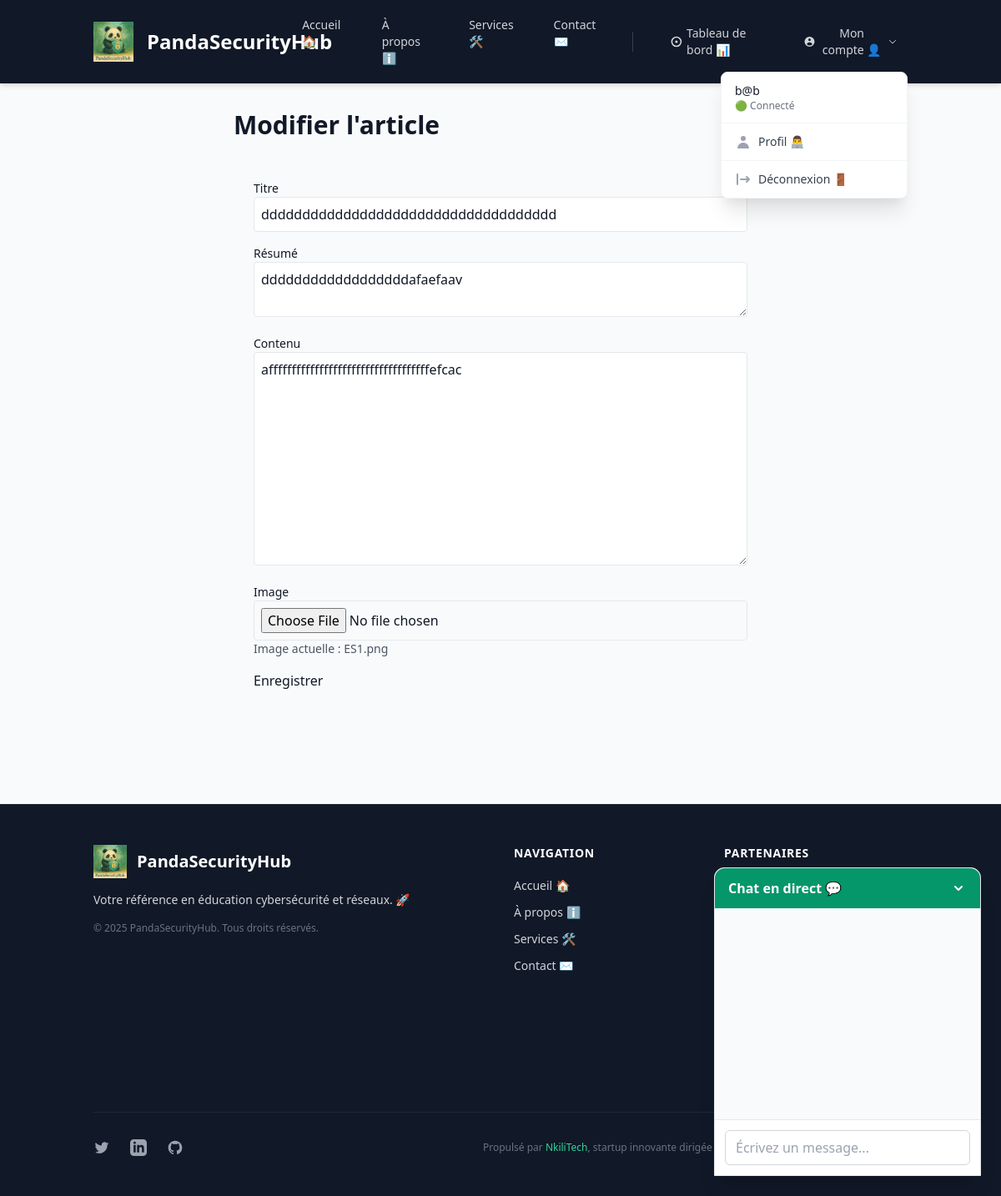
/edit_article/5 (signed in), run on the app's committed database.
### app/models.py (models this page shows, shortened)
class User(UserMixin, db.Model):
    id = db.Column(db.Integer, primary_key=True)
    username = db.Column(db.String(80), unique=False, nullable=False)
    email = db.Column(db.String(120), unique=True, nullable=False)
    password = db.Column(db.String(256), nullable=False)
    is_admin = db.Column(db.Boolean, default=False)
    can_publish = db.Column(db.Boolean, default=False)
    articles = db.relationship('Article', backref='user', lazy=True)
    comments = db.relationship('Comment', backref='user', lazy=True)
    chat_messages = db.relationship('ChatMessage', backref='user', lazy=True)

class Article(db.Model):
    id = db.Column(db.Integer, primary_key=True)
    title = db.Column(db.String(200), nullable=False)
    summary = db.Column(db.String(500), nullable=False)
    content = db.Column(db.Text, nullable=False)
    image = db.Column(db.String(100), nullable=False, default='placeholder.jpg')
    youtube_url = db.Column(db.String(200), nullable=True)
    date_posted = db.Column(db.DateTime, nullable=False, default=datetime.utcnow)
    user_id = db.Column(db.Integer, db.ForeignKey('user.id'), nullable=False)
    comments = db.relationship('Comment', backref='article', lazy=True)

### app/routes.py (the view, shortened to what this page needs)
@bp.route('/edit_article/<int:article_id>', methods=['GET', 'POST'])
@login_required
def edit_article(article_id):
    article = Article.query.get_or_404(article_id)
    if article.user_id != current_user.id:
        flash('Vous n\'êtes pas autorisé à modifier cet article. 🚫', 'danger')
        return redirect(url_for('main.dashboard'))
    return render_template('edit_article.html', article=article)

### app/routes.py (called while the page is built)
@login_manager.user_loader
def load_user(user_id):
    return User.query.get(int(user_id))

### app/templates/edit_article.html (shortened to what this page needs)
{% extends "base.html" %}
{% block content %}
<div class="container mx-auto px-4 py-8 max-w-2xl">
    <h1 class="text-3xl font-bold mb-6">Modifier l'article</h1>
    <form method="POST" enctype="multipart/form-data" class="card p-6">
        <div class="mb-4">
            <label for="title" class="block text-sm font-medium">Titre</label>
            <input type="text" name="title" id="title" class="w-full p-2 border rounded" value="{{ article.title }}" required>
        </div>
        <div class="mb-4">
            <label for="summary" class="block text-sm font-medium">Résumé</label>
            <textarea name="summary" id="summary" class="w-full p-2 border rounded" required>{{ article.summary }}</textarea>
        </div>
        <div class="mb-4">
            <label for="content" class="block text-sm font-medium">Contenu</label>
            <textarea name="content" id="content" class="w-full p-2 border rounded h-64" required>{{ article.content }}</textarea>
        </div>
        <div class="mb-4">
            <label for="image" class="block text-sm font-medium">Image</label>
            <input type="file" name="image" id="image" class="w-full p-2 border rounded" accept="image/*">
            <p class="text-sm text-gray-600">Image actuelle : {{ article.image }}</p>
        </div>
        <button type="submit" class="btn">Enregistrer</button>
    </form>
</div>
{% endblock %}

### app/templates/base.html (shortened to what this page needs)
<!DOCTYPE html>
<html lang="fr" class="scroll-smooth">
<head>
    <link href="https://cdn.jsdelivr.net/npm/tailwindcss@2.2.19/dist/tailwind.min.css" rel="stylesheet">
    <link rel="stylesheet" href="{{ url_for('static', filename='css/styles.css') }}">
</head>
<body class="font-sans bg-gray-50 text-gray-900 antialiased">
    <header class="sticky top-0 z-50 bg-gray-900 shadow-md">
        <nav class="container mx-auto px-6 py-3 flex items-center justify-between">
            <div class="flex items-center space-x-4">
                <img src="{{ url_for('static', filename='img/logo.png') }}" alt="PandaSecurityHub Logo" class="h-12 w-auto">
                <a href="{{ url_for('main.index') }}" class="text-2xl font-bold text-white hover:text-green-400 transition-colors">PandaSecurityHub</a>
            </div>
            <div class="hidden md:flex items-center space-x-8">
                <div class="flex space-x-6">
                    <a href="{{ url_for('main.index') }}" class="text-gray-300 hover:text-white px-3 py-2 text-sm font-medium transition-colors">Accueil 🏠</a>
                    <a href="{{ url_for('main.about') }}" class="text-gray-300 hover:text-white px-3 py-2 text-sm font-medium transition-colors">À propos ℹ️</a>
                    <a href="{{ url_for('main.services') }}" class="text-gray-300 hover:text-white px-3 py-2 text-sm font-medium transition-colors">Services 🛠️</a>
                    <a href="{{ url_for('main.contact') }}" class="text-gray-300 hover:text-white px-3 py-2 text-sm font-medium transition-colors">Contact ✉️</a>
                </div>
                <div class="flex space-x-4 items-center">
                    {% if current_user.is_authenticated %}
                        <a href="{{ url_for('main.dashboard') }}" class="text-gray-300 hover:text-white px-3 py-2 text-sm font-medium transition-colors flex items-center">
                            <svg xmlns="http://www.w3.org/2000/svg" class="h-5 w-5 mr-1" viewBox="0 0 20 20" fill="currentColor">
                                <path d="M10 2a8 8 0 100 16 8 8 0 000-16zm0 14a6 6 0 110-12 6 6 0 010 12z" />
                                <path d="M10 12a2 2 0 100-4 2 2 0 000 4z" />
                            </svg>
                            Tableau de bord 📊
                        </a>
                        <div class="relative group" x-data="{ open: false }" @click.away="open = false">
                            <button
                                @click="open = !open"
                                class="flex items-center space-x-1 text-gray-300 hover:text-white px-3 py-2 text-sm font-medium transition-colors focus:outline-none"
                            >
                                <svg xmlns="http://www.w3.org/2000/svg" class="h-5 w-5" viewBox="0 0 20 20" fill="currentColor">
                                    <path fill-rule="evenodd" d="M18 10a8 8 0 11-16 0 8 8 0 0116 0zm-6-3a2 2 0 11-4 0 2 2 0 014 0zm-2 4a5 5 0 00-4.546 2.916A5.986 5.986 0 0010 16a5.986 5.986 0 004.546-2.084A5 5 0 0010 11z" clip-rule="evenodd" />
                                </svg>
                                <span>Mon compte 👤</span>
                                <svg class="ml-1 h-4 w-4 transition-transform duration-200" :class="{ 'transform rotate-180': open }" fill="none" viewBox="0 0 24 24" stroke="currentColor">
                                    <path stroke-linecap="round" stroke-linejoin="round" stroke-width="2" d="M19 9l-7 7-7-7"/>
                                </svg>
                            </button>
                            <div
                                x-show="open"
                                x-transition:enter="transition ease-out duration-200"
                                x-transition:enter-start="opacity-0 translate-y-1"
                                x-transition:enter-end="opacity-100 translate-y-0"
                                x-transition:leave="transition ease-in duration-150"
                                x-transition:leave-start="opacity-100 translate-y-0"
                                x-transition:leave-end="opacity-0 translate-y-1"
                                class="absolute right-0 mt-2 w-56 bg-white rounded-lg shadow-xl z-50 border border-gray-100 divide-y divide-gray-100"
                            >
                                <div class="px-4 py-3">
                                    <p class="text-sm font-medium text-gray-900 truncate">{{ current_user.email }}</p>
                                    <p class="text-xs text-gray-500 truncate">🟢 Connecté</p>
                                </div>
                                <div class="py-1">
                                    <a href="{{ url_for('main.profile') }}" class="flex items-center px-4 py-2 text-sm text-gray-700 hover:bg-gray-100 hover:text-gray-900 transition-colors">
                                        <svg xmlns="http://www.w3.org/2000/svg" class="h-5 w-5 mr-2 text-gray-400" viewBox="0 0 20 20" fill="currentColor">
                                            <path fill-rule="evenodd" d="M10 9a3 3 0 100-6 3 3 0 000 6zm-7 9a7 7 0 1114 0H3z" clip-rule="evenodd" />
                                        </svg>
                                        Profil 👨‍💻
                                    </a>
                                </div>
                                <div class="py-1">
                                    <a href="{{ url_for('main.logout') }}" class="flex items-center px-4 py-2 text-sm text-gray-700 hover:bg-gray-100 hover:text-gray-900 transition-colors">
                                        Déconnexion 🚪
                                    </a>
                                </div>
                            </div>
                        </div>
                    {% endif %}
                </div>
            </div>
        </nav>
    </header>
    <main class="min-h-screen pb-20">
        {% block content %}{% endblock %}
    </main>
    <div class="fixed bottom-6 right-6 z-40 w-80 bg-white rounded-t-xl shadow-xl border border-gray-200 transform transition-all duration-300 hover:shadow-2xl">
        <div class="bg-green-600 text-white px-4 py-3 rounded-t-xl flex justify-between items-center">
            <h3 class="font-semibold">Chat en direct 💬</h3>
            <button id="toggle-chat" class="text-white hover:text-gray-200 focus:outline-none">
                <svg xmlns="http://www.w3.org/2000/svg" class="h-5 w-5" viewBox="0 0 20 20" fill="currentColor">
                    <path fill-rule="evenodd" d="M5.293 7.293a1 1 0 011.414 0L10 10.586l3.293-3.293a1 1 0 111.414 1.414l-4 4a1 1 0 01-1.414 0l-4-4a1 1 0 010-1.414z" clip-rule="evenodd" />
                </svg>
            </button>
        </div>
        <div id="chat-container" class="h-80 flex flex-col">
            <div id="chat-box" class="flex-1 overflow-y-auto p-4 bg-gray-50 space-y-2"></div>
            <div class="p-3 border-t border-gray-200">
                <input type="text" id="chat-input" placeholder="Écrivez un message..."
                       class="w-full px-3 py-2 border border-gray-300 rounded-md focus:outline-none focus:ring-2 focus:ring-green-500 focus:border-transparent">
            </div>
        </div>
    </div>
    <footer class="bg-gray-900 text-gray-300 border-t border-gray-800">
        <div class="container mx-auto px-6 py-12">
            <div class="grid grid-cols-1 md:grid-cols-4 gap-8">
                <div class="md:col-span-2">
                    <div class="flex items-center space-x-3 mb-4">
                        <img src="{{ url_for('static', filename='img/logo.png') }}" alt="PandaSecurityHub Logo" class="h-10 w-auto">
                        <span class="text-xl font-bold text-white">PandaSecurityHub</span>
                    </div>
                    <p class="text-sm mb-4">Votre référence en éducation cybersécurité et réseaux. 🚀</p>
                    <p class="text-xs text-gray-500">© 2025 PandaSecurityHub. Tous droits réservés.</p>
                </div>
                <div>
                    <h3 class="text-white text-sm font-semibold mb-4 uppercase tracking-wider">Navigation</h3>
                    <ul class="space-y-2">
                        <li><a href="{{ url_for('main.index') }}" class="text-sm hover:text-green-400 transition-colors">Accueil 🏠</a></li>
                        <li><a href="{{ url_for('main.about') }}" class="text-sm hover:text-green-400 transition-colors">À propos ℹ️</a></li>
                        <li><a href="{{ url_for('main.services') }}" class="text-sm hover:text-green-400 transition-colors">Services 🛠️</a></li>
                        <li><a href="{{ url_for('main.contact') }}" class="text-sm hover:text-green-400 transition-colors">Contact ✉️</a></li>
                    </ul>
                </div>
                <div>
                    <h3 class="text-white text-sm font-semibold mb-4 uppercase tracking-wider">Partenaires</h3>
                    <ul class="space-y-2 mb-6">
                        <li><a href="#" class="text-sm hover:text-green-400 transition-colors">PandaCodeur 🐼</a></li>
                        <li><a href="#" class="text-sm hover:text-green-400 transition-colors">GeniusClassrooms 🎓</a></li>
                        <li><a href="#" class="text-sm hover:text-green-400 transition-colors">NkiliTech 💻</a></li>
                    </ul>
                    <h3 class="text-white text-sm font-semibold mb-4 uppercase tracking-wider">Légal</h3>
                    <ul class="space-y-2">
                        <li><a href="#" class="text-sm hover:text-green-400 transition-colors">Mentions légales 📜</a></li>
                        <li><a href="#" class="text-sm hover:text-green-400 transition-colors">Confidentialité 🔒</a></li>
                        <li><a href="#" class="text-sm hover:text-green-400 transition-colors">CGU 📄</a></li>
                    </ul>
                </div>
            </div>
            <div class="border-t border-gray-800 mt-12 pt-8">
                <div class="flex flex-col md:flex-row justify-between items-center">
                    <div class="flex space-x-6 mb-4 md:mb-0">
                        <a href="#" class="text-gray-400 hover:text-green-400 transition-colors">
                        </a>
                        <a href="#" class="text-gray-400 hover:text-green-400 transition-colors">
                        </a>
                        <a href="#" class="text-gray-400 hover:text-green-400 transition-colors">
                        </a>
                    </div>
                    <div class="text-xs text-gray-500">
                        <p>Propulsé par <a href="#" class="text-green-400 hover:text-green-300 transition-colors">NkiliTech</a>, startup innovante dirigée par Yankam Ngueguim Joel Stephane. 💡</p>
                    </div>
                </div>
            </div>
        </div>
    </footer>
</body>
</html>

### app/static/css/styles.css (style rules this page uses)
:root { --primary-color: #10b981; --primary-dark: #059669; --primary-light: #a7f3d0; --dark-color: #1f2937; --light-color: #f9fafb; --accent-color: #111827; }

### data on the page
User: email "b@b"
Article: title "dddddddddddddddddddddddddddddddddddd", summary "ddddddddddddddddddafaefaav", content "afffffffffffffffffffffffffffffffffffefcac", image "ES1.png"
